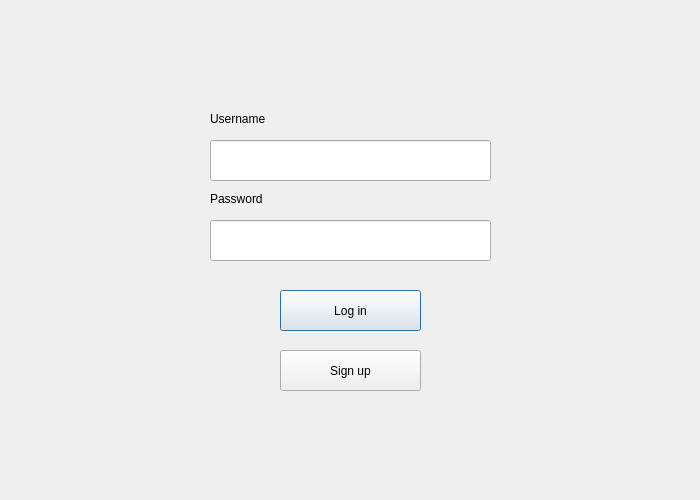
<?xml version="1.0" encoding="UTF-8"?>
<ui version="4.0">
 <class>start</class>
 <widget class="QDialog" name="start">
  <property name="geometry">
   <rect>
    <x>0</x>
    <y>0</y>
    <width>700</width>
    <height>500</height>
   </rect>
  </property>
  <property name="windowTitle">
   <string>Dialog</string>
  </property>
  <widget class="QPushButton" name="pushButton">
   <property name="geometry">
    <rect>
     <x>280</x>
     <y>290</y>
     <width>141</width>
     <height>41</height>
    </rect>
   </property>
   <property name="text">
    <string>Log in</string>
   </property>
  </widget>
  <widget class="QLabel" name="label">
   <property name="geometry">
    <rect>
     <x>210</x>
     <y>110</y>
     <width>81</width>
     <height>17</height>
    </rect>
   </property>
   <property name="text">
    <string>Username</string>
   </property>
  </widget>
  <widget class="QLineEdit" name="lineEdit_2">
   <property name="geometry">
    <rect>
     <x>210</x>
     <y>220</y>
     <width>281</width>
     <height>41</height>
    </rect>
   </property>
  </widget>
  <widget class="QLineEdit" name="lineEdit">
   <property name="geometry">
    <rect>
     <x>210</x>
     <y>140</y>
     <width>281</width>
     <height>41</height>
    </rect>
   </property>
  </widget>
  <widget class="QLabel" name="label_2">
   <property name="geometry">
    <rect>
     <x>210</x>
     <y>190</y>
     <width>67</width>
     <height>17</height>
    </rect>
   </property>
   <property name="text">
    <string>Password</string>
   </property>
  </widget>
  <widget class="QPushButton" name="pushButton_2">
   <property name="geometry">
    <rect>
     <x>280</x>
     <y>350</y>
     <width>141</width>
     <height>41</height>
    </rect>
   </property>
   <property name="text">
    <string>Sign up</string>
   </property>
  </widget>
 </widget>
 <resources/>
 <connections/>
</ui>
